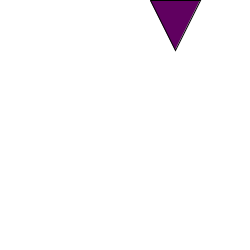
Frame 1 (no input)
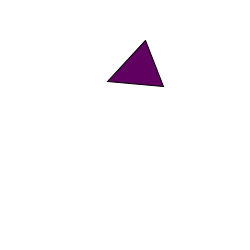
Frame 60 (the mouse pressed at the canvas centre just before this capture)
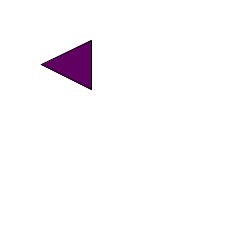
Frame 120 (the mouse held since frame 60 and released just before this capture)

The Processing sketch that drew these frames (run headless with seeded random() and noise(); from frame 60 on, the mouse is pressed at the canvas centre):

// Processing sketch: processing_180135
// ── processing_180135.pde

float x = 0.0;
float y = 0.0;
float xo,yo=0.0;

void setup() {  //setup function called initially, only once
  size(250, 250);
  background(255);  //set background white
  frameRate(60);
}

void draw() {  //draw function loops 
  background(255);
  
  
  pushMatrix();
  
  translate(150+xo,0+yo);

  if(yo > 20)
  {
      xo -= 0.1;
      rotate(x);
  x += 0.04;
  if(x >= HALF_PI)
      x = HALF_PI;
   }

  yo += 0.7;
  
  if(yo > 40)
  {
  yo = 40;
  xo -= 0.8;
  }
  
  if(xo < -150)
  {
  xo = 0;
  yo = 0;
  x = 0;
  }

  fill(96,0,96);
  beginShape();
  vertex(0,0);
  vertex(50,0);
  vertex(25,50);
  vertex(0,0);
  endShape();
  popMatrix();
}
